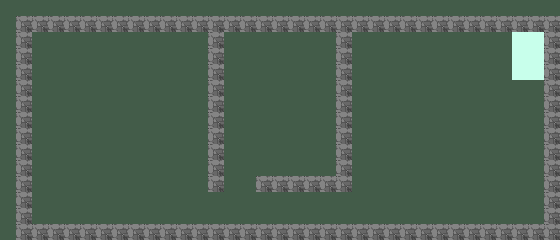

A level layout from a 2D game, rendered from its tile map. Below: a short description, then the map file with tile-grid data replaced by summaries:
An orthogonal 35x15 tile map with 16x16 px tiles, 3 tile layers (base, mid, top) and 8 objects (entry, exit, music, trigger, trap, ...).

<map version="2017.05.26" orientation="orthogonal" renderorder="right-down" width="35" height="15" tilewidth="16" tileheight="16" nextobjectid="105">
 <tileset firstgid="1" name="tileset.png" tilewidth="16" tileheight="16" tilecount="128" columns="32">
  <image source="../images/tileset.png" width="512" height="64" />
 </tileset>
 <layer name="base" width="35" height="15">
  <properties>
   <property name="tileset" value="tileset.png" />
  </properties>
  <data>[525 cells, 525 non-empty, 3 distinct tile ids]</data>
 </layer>
 <layer name="mid" width="35" height="15">
  <properties>
   <property name="tileset" value="tileset.png" />
  </properties>
  <data>[525 cells, 0 non-empty, 0 distinct tile ids]</data>
 </layer>
 <layer name="top" width="35" height="15">
  <properties>
   <property name="tileset" value="tileset.png" />
  </properties>
  <data>[525 cells, 0 non-empty, 0 distinct tile ids]</data>
 </layer>
 <objectgroup name="objects">
  <object id="90" name="entry_bot" type="entry" x="104" y="208" width="16" height="16">
   <properties>
    <property name="entryid" value="1" />
   </properties>
  </object>
  <object id="96" name="exit_top" type="exit" x="512" y="32" width="32" height="48">
   <properties>
    <property name="entryid" value="1" />
    <property name="target" value="arena_2.tmx" />
   </properties>
  </object>
  <object id="100" name="combat" type="music" x="0" y="0" width="16" height="16" />
  <object id="102" name="activate" type="trigger" x="96" y="128" width="32" height="32">
   <properties>
    <property name="action" value="toggle" />
    <property name="target" value="bridge3" />
    <property name="type" value="trap" />
   </properties>
  </object>
 </objectgroup>
 <objectgroup color="#ff0000" name="traps">
  <object id="104" name="bridge3" type="trap" x="160" y="32" width="48" height="96" />
 </objectgroup>
 <objectgroup name="enemies">
  <object id="92" name="runner" type="runner" x="240" y="48" width="16" height="16" />
  <object id="93" name="smashground" type="smashground" x="304" y="48" width="16" height="16" />
  <object id="94" name="shooter" type="shooter" x="384" y="48" width="16" height="16" />
 </objectgroup>
</map>
